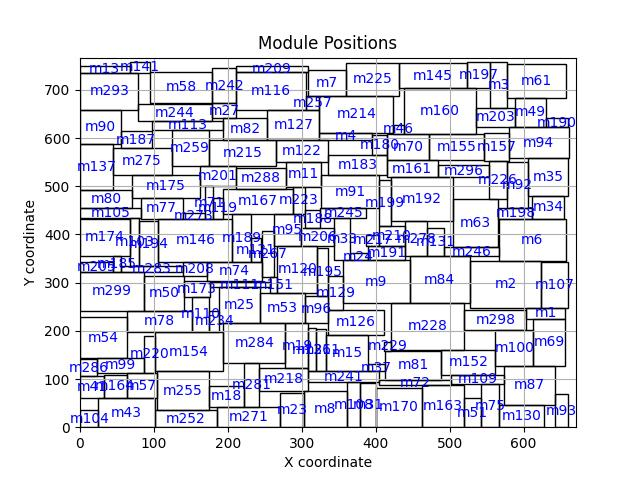

The Python source for this figure:
import matplotlib.pyplot as plt
import matplotlib.patches as patches

# Defining the modules with their dimensions and positions
modules = {}
module_width = {}
module_length = {}

data_in = open("testcase/case.in", "r")
line_in = data_in.readlines()
data_out = open("floorplan/partition_1.out", "r")
line_out = data_out.readlines()

for i in range(len(line_in) - 1):
    list_1 = line_in[i+1].split()
    module_width[list_1[0]] = int(list_1[1])
    module_length[list_1[0]] = int(list_1[2]) 

for i in range(len(line_out) - 2):
    list_2 = line_out[i+2].split()
    
    if len(list_2) == 4:
        modules[list_2[0]] = {"length": module_width[list_2[0]], "width": module_length[list_2[0]], "x": int(list_2[1]), "y": int(list_2[2])}
    else:
        modules[list_2[0]] = {"length": module_length[list_2[0]], "width": module_width[list_2[0]], "x": int(list_2[1]), "y": int(list_2[2])}
        
# Setting up the plot
fig, ax = plt.subplots()
ax.set_title('Module Positions')
ax.set_xlabel('X coordinate')
ax.set_ylabel('Y coordinate')

# Adding each module as a rectangle to the plot
for module_id, module in modules.items():
    rect = patches.Rectangle(
        (module["x"], module["y"]), module["width"], module["length"], 
        linewidth=1, edgecolor='black', facecolor='none', label=module_id
    )
    ax.add_patch(rect)
    # Adding the module ID text inside the rectangle
    plt.text(module["x"] + module["width"]/2, module["y"] + module["length"]/2, module_id, 
             ha='center', va='center', color='blue')

# Adjusting the plot limits and showing the plot
ax.set_xlim(0, max(module["x"] + module["width"] for module in modules.values()) + 10)
ax.set_ylim(0, max(module["y"] + module["length"] for module in modules.values()) + 10)
plt.grid(True)
plt.savefig("check.jpg")
